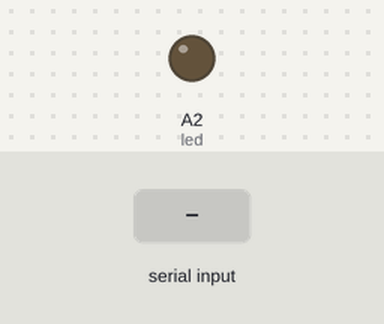
Bench run of a sketch on a simulated Arduino Uno, built with avr-gcc and run on an emulated ATmega328P. On the bench: output pins drawn as LEDs (lit = HIGH). The test bench sets the inputs (shaded band). What the sketch prints to the serial monitor is not drawn.

Above: at 1.2 s.
1.3 s: "1" received over Serial
At 2.4 s:
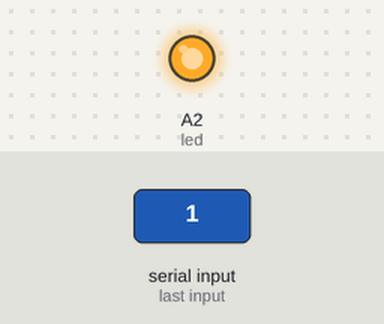
2.8 s: "0" received over Serial
At 3.6 s:
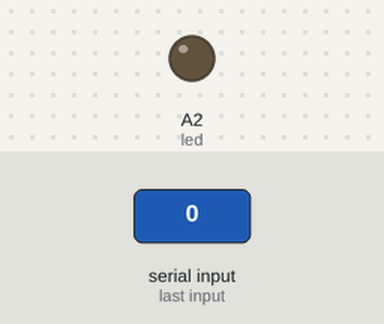
Timing chart, 0 to 5.8 s (numbered marks = the images above; inputs shaded):
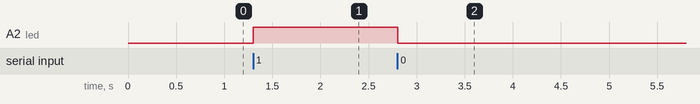

Measured:
- after the input at 1.3 s, A2 (led): LOW → HIGH at once
- after the input at 2.8 s, A2 (led): HIGH → LOW at once

The sketch:

Blinking.ino
```cpp
//Simple blinking code

// int led=A2;
// int s=10;
// void setup() {

//   pinMode(led,OUTPUT);
//       pinMode(s,INPUT);

// }
// void loop() {
// //   // put your main code here, to run repeatedly:
// int a=digitalRead(s);
// if(a==LOW){
// digitalWrite(led,LOW);
// }
// else{
// digitalWrite(led,HIGH);
// }
// }
// delay(1000);

// delay(1000);
// }

// SERIAL COMMUNICATION CODE

#include<SoftwareSerial.h>
int led=A2;
void setup(){
pinMode(led,OUTPUT);
Serial.begin(9600);
}
void loop(){

    // String a=Serial.readString();
    char a=Serial.read();

    Serial.print(a);
    if(a=='1'){
      digitalWrite(led,HIGH);
    }
    else if(a=='0') {
      digitalWrite(led,LOW);
    }

  }
  // else{
  //   Serial.print("a");
  // }

// void setup() {
//   pinMode(A2,OUTPUT);
//   pinMode(2,INPUT);
// }


// void loop() {
//   // put your main code here, to run repeatedly:
//   int data=digitalRead(2);
//   if(data==1)
//   {
//   digitalWrite(6,LOW);

//   }
//   else
//   {

//     digitalWrite(6,HIGH);

//   }

// }
```
